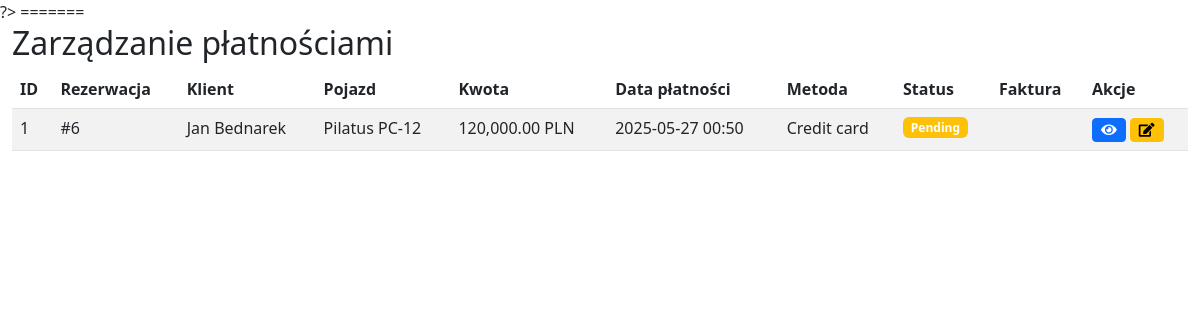
/skydrive/admin/pages/payments.php (signed in), run on the app's committed database.
### tables this page shows
CREATE TABLE `payments` (
  `payment_id` int(11) NOT NULL,
  `reservation_id` int(11) NOT NULL,
  `amount` decimal(10,2) NOT NULL,
  `payment_date` datetime DEFAULT current_timestamp(),
  `payment_method` enum('credit_card','bank_transfer','cash') NOT NULL,
  `status` enum('pending','completed','failed','refunded') DEFAULT 'pending',
  `transaction_id` varchar(100) DEFAULT NULL,
  `payment_details` text DEFAULT NULL,
  `invoice_number` varchar(50) DEFAULT NULL
);

CREATE TABLE `reservations` (
  `reservation_id` int(11) NOT NULL,
  `user_id` int(11) NOT NULL,
  `vehicle_id` int(11) NOT NULL,
  `pickup_location_id` int(11) NOT NULL,
  `return_location_id` int(11) NOT NULL,
  `pickup_date` datetime NOT NULL,
  `return_date` datetime NOT NULL,
  `total_cost` decimal(10,2) NOT NULL,
  `status` enum('pending','confirmed','cancelled','completed') DEFAULT 'pending',
  `payment_method` enum('credit_card','bank_transfer','cash') DEFAULT NULL,
  `invoice_request` tinyint(1) DEFAULT 0,
  `invoice_data` text DEFAULT NULL,
  `created_at` datetime DEFAULT current_timestamp(),
  `notes` text DEFAULT NULL
);

CREATE TABLE `vehicles` (
  `vehicle_id` int(11) NOT NULL,
  `type` enum('car','plane') NOT NULL,
  `make` varchar(50) NOT NULL,
  `model` varchar(50) NOT NULL,
  `year` int(11) NOT NULL,
  `registration_number` varchar(20) DEFAULT NULL,
  `capacity` int(11) NOT NULL,
  `fuel_type` varchar(30) DEFAULT NULL,
  `engine_power` varchar(30) DEFAULT NULL,
  `max_speed` varchar(30) DEFAULT NULL,
  `range` varchar(30) DEFAULT NULL,
  `daily_rate` decimal(10,2) NOT NULL,
  `hourly_rate` decimal(10,2) DEFAULT NULL,
  `available` tinyint(1) DEFAULT 1,
  `location_id` int(11) DEFAULT NULL,
  `image_path` varchar(255) DEFAULT NULL,
  `description` text DEFAULT NULL
);

### skydrive/admin/pages/payments.php (the view, shortened to what this page needs)
<?php
require_once __DIR__ . '/../../includes/config.php';
$query = "
    SELECT p.*, r.reservation_id, r.pickup_date, r.return_date,
           CONCAT(u.first_name, ' ', u.last_name) AS customer_name,
           v.make, v.model
    FROM payments p
    JOIN reservations r ON p.reservation_id = r.reservation_id
    JOIN users u ON r.user_id = u.user_id
    JOIN vehicles v ON r.vehicle_id = v.vehicle_id
    ORDER BY p.payment_date DESC
";
$payments = $conn->query($query);
require_once __DIR__ . '/../includes/admin_header.php';
?>
<div class="container-fluid">
    <h2>Zarządzanie płatnościami</h2>
    <div class="table-responsive">
        <table class="table table-striped">
            <thead>
                <tr>
                    <th>ID</th>
                    <th>Rezerwacja</th>
                    <th>Klient</th>
                    <th>Pojazd</th>
                    <th>Kwota</th>
                    <th>Data płatności</th>
                    <th>Metoda</th>
                    <th>Status</th>
                    <th>Faktura</th>
                    <th>Akcje</th>
                </tr>
            </thead>
            <tbody>
                <?php while ($payment = $payments->fetch_assoc()): ?>
                <tr>
                    <td><?= $payment['payment_id'] ?></td>
                    <td>#<?= $payment['reservation_id'] ?></td>
                    <td><?= htmlspecialchars($payment['customer_name']) ?></td>
                    <td><?= htmlspecialchars($payment['make'] . ' ' . $payment['model']) ?></td>
                    <td><?= number_format($payment['amount'], 2) ?> PLN</td>
                    <td><?= date('Y-m-d H:i', strtotime($payment['payment_date'])) ?></td>
                    <td><?= ucfirst(str_replace('_', ' ', $payment['payment_method'])) ?></td>
                    <td>
                        <span class="badge bg-<?=
                            $payment['status'] == 'completed' ? 'success' :
                            ($payment['status'] == 'pending' ? 'warning' : 'danger')
                        ?>">
                            <?= ucfirst($payment['status']) ?>
                        </span>
                    </td>
                    <td><?= $payment['invoice_number'] ?? 'Brak' ?></td>
                    <td>
                        <a href="payment_details.php?id=<?= $payment['payment_id'] ?>" class="btn btn-sm btn-primary">
                            <i class="fas fa-eye"></i>
                        </a>
                        <a href="edit_payment.php?id=<?= $payment['payment_id'] ?>" class="btn btn-sm btn-warning">
                            <i class="fas fa-edit"></i>
                        </a>
                    </td>
                </tr>
                <?php endwhile; ?>
            </tbody>
        </table>
    </div>
</div>

### data on the page
payments: payment_id "1", reservation.reservation_id "6", customer_name "Jan Bednarek", vehicles.make+model "Pilatus PC-12", amount "120,000.00", payment_date "2025-05-27 00:50", payment_method "Credit card", status "Pending"
